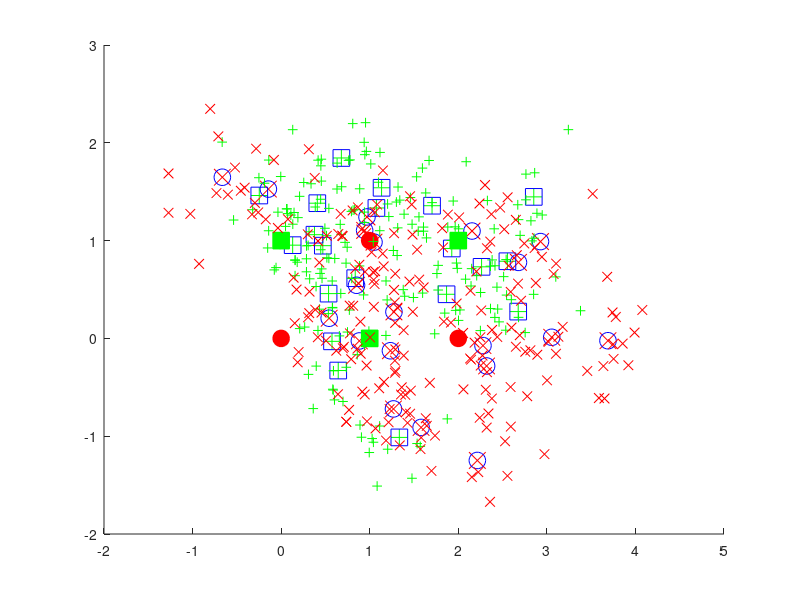

The MATLAB script that drew this image: (Note: this script raises an error after producing the figure.)
% This tests the support vector machine content that appears in the book.
% Only the basic plots of the input data and a few contours are provided
% here.  h1, h2, and h3 are the associated figure handles.

% To allow for the low-rank expansion parameter to be set
global GAUSSQR_PARAMETERS

% Initial example for support-vector machines
% This makes sure the same results present each times
if exist('rng','builtin')
    rng(0);
else
    rand('state',0);
    randn('state',0);
end

% Use the low rank matrix multiplication strategy
low_rank = 0;
GAUSSQR_PARAMETERS.DEFAULT_REGRESSION_FUNC = .05;

% Choose a range of ep and bc values
epvec = logspace(-2,2,30);
bcvec = logspace(-2,4,31);

% Choose the number of cross-validations to compute
cv_fold = 10;

% Define our normal distributions
grnmean = [1,0;0,1;2,1];
redmean = [0,0;1,1;2,0];
grnmean_N = size(grnmean,1);
redmean_N = size(redmean,1);
grncov = .5*eye(2);
redcov = .5*eye(2);

% How many points of each model do we want to classify and learn from
grn_test_N = 20;
red_test_N = 20;
grn_train_N = 200;
red_train_N = 200;

% How much fudge factor do we want in our training set
grn_buffer = .2;
red_buffer = .2;

% Generate some manufactured data and attempt to classify it
% The data will be generated by normal distributions with different means
% Half of the data will come from green and half from red
grnpop = mvnrnd(grnmean(randi(grnmean_N,grn_test_N,1),:),repmat(grncov,1,1,grn_test_N),grn_test_N);
redpop = mvnrnd(redmean(randi(redmean_N,red_test_N,1),:),repmat(redcov,1,1,red_test_N),red_test_N);

% Generate a training set from which to learn the classifier
grnpts = zeros(grn_train_N,2);
redpts = zeros(red_train_N,2);
for i = 1:grn_train_N
    grnpts(i,:) = mvnrnd(grnpop(ceil(rand*grn_test_N),:),grncov*grn_buffer);
end
for i = 1:red_train_N
    redpts(i,:) = mvnrnd(redpop(ceil(rand*red_test_N),:),redcov*red_buffer);
end

% Create a vector of data and associated classifications
% Green label 1, red label -1
train_data = [grnpts;redpts];
train_class = ones(grn_train_N+red_train_N,1);
train_class(grn_train_N+1:grn_train_N+red_train_N) = -1;
N_train = length(train_class);
test_data = [grnpop;redpop];
test_class = ones(grn_test_N+red_test_N,1);
test_class(grn_test_N+1:grn_test_N+red_test_N) = -1;
N_test = length(test_class);


% Scatter plot of the input data
h1 = figure;
hold on
plot(grnpop(:,1),grnpop(:,2),'g+','markersize',12)
plot(redpop(:,1),redpop(:,2),'rx','markersize',12)
plot(grnpop(:,1),grnpop(:,2),'bs','markersize',12)
plot(redpop(:,1),redpop(:,2),'bo','markersize',12)
plot(grnmean(:,1),grnmean(:,2),'gs','markersize',12,'MarkerFaceColor','g')
plot(redmean(:,1),redmean(:,2),'ro','markersize',12,'MarkerFaceColor','r')
plot(grnpts(:,1),grnpts(:,2),'g+','markersize',7)
plot(redpts(:,1),redpts(:,2),'rx','markersize',7)
hold off

% Produce a 2D plot for a range of ep and bc values
cvmat = zeros(length(epvec),length(bcvec));
errmat = zeros(length(epvec),length(bcvec));
k_ep = 1;
h_waitbar = waitbar(0,'Initializing');
for ep=epvec
    k_bc = 1;
    for bc=bcvec
        cvmat(k_ep,k_bc) = gqr_svmcv(cv_fold,train_data,train_class,ep,bc,low_rank);
        SVM = gqr_fitsvm(train_data,train_class,ep,bc,low_rank);
        errmat(k_ep,k_bc) = sum(test_class ~= SVM.eval(test_data));
        
        progress = floor(100*((k_ep-1)*length(bcvec)+k_bc)/(length(epvec)*length(bcvec)))/100;
        waitbar(progress,h_waitbar,sprintf('%d-fold CV, \\epsilon=%5.2f C=%5.2f',cv_fold,ep,bc))
        k_bc = k_bc + 1;
    end
    k_ep = k_ep + 1;
end

waitbar(1,h_waitbar,'Plotting')
[E,B] = meshgrid(epvec,bcvec);

h2 = figure;
h_ev = surf(E,B,cvmat');
set(h_ev,'edgecolor','none')
set(gca,'xscale','log')
set(gca,'yscale','log')
set(gca,'ytick',[1e-2,1e1,1e4])
xlabel('\epsilon')
ylabel('C')
zlim([.6,.75])
zlabel(sprintf('%d-fold CV residual',cv_fold))
shading interp
grid off
view([-.7,1,1])

h3 = figure;
h_err = surf(E,B,errmat');
set(h_err,'edgecolor','none')
set(gca,'xscale','log')
set(gca,'yscale','log')
set(gca,'ytick',[1e-2,1e1,1e4])
set(gca,'ztick',[0,10,20])
xlabel('\epsilon')
ylabel('C')
zlim([0,20])
zlabel(sprintf('missed classifications',cv_fold))
shading interp
grid off
view([-.7,1,1])

close(h_waitbar)